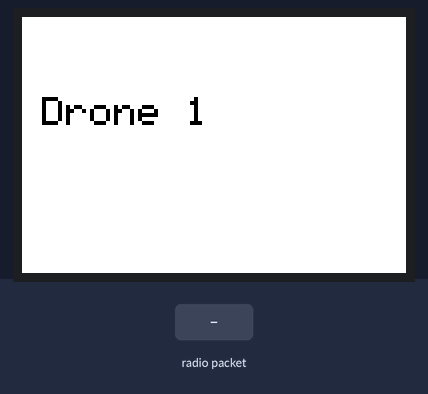
Bench run of a sketch on a simulated ESP32. Parts: 96×64 colour display. The test bench sets the inputs (shaded band). Storage starts empty; random numbers use the default seed unless the sketch sets one; what the sketch prints to the serial monitor is not drawn.

Above: at 0.5 s.
At 2.3 s:
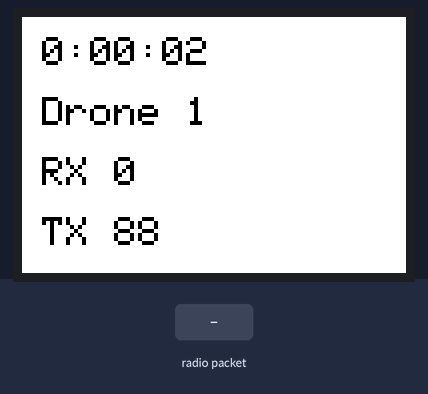
2.4 s: radio packet "1" arrives
At 3.8 s:
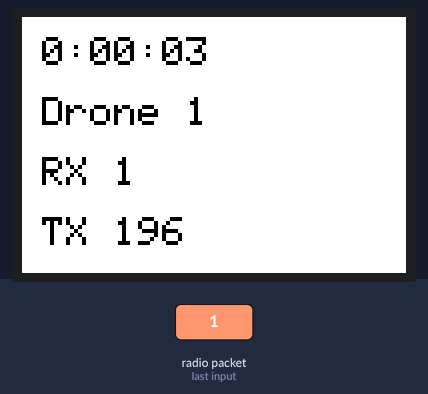
5.4 s: radio packet "0" arrives
At 6.6 s:
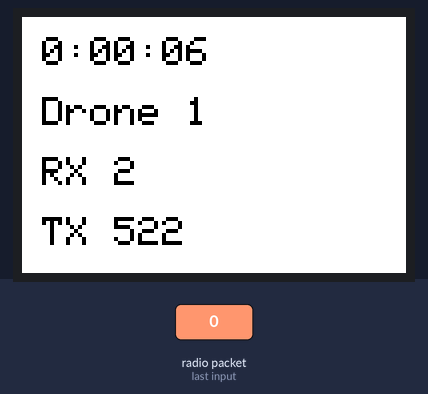
8.4 s: radio packet "2" arrives
Timing chart, 0 to 8.8 s (numbered marks = the images above; inputs shaded):
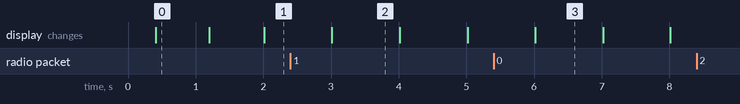

The sketch:

drone-espnow-sd-oled1331-v1.ino
```cpp
// used with ttgo t2 v.16 w/ oled 1331 and SD Card

#include <Arduino.h>
#include <Adafruit_GFX.h>
#include <Adafruit_SSD1331.h>
#include <SPI.h>
#include <mySD.h>
#include <WiFi.h>
#include <esp_now.h>
#include <stdio.h>
#include <inttypes.h>


// The SSD1331 is connected like this (plus VCC plus GND)
const uint8_t   OLED_pin_scl_sck        = 14;
const uint8_t   OLED_pin_sda_mosi       = 13;
const uint8_t   OLED_pin_cs_ss          = 15;
const uint8_t   OLED_pin_res_rst        = 4;
const uint8_t   OLED_pin_dc_rs          = 16;

// SSD1331 color definitions
const uint16_t  OLED_Color_Black        = 0x0000;
const uint16_t  OLED_Color_Blue         = 0x001F;
const uint16_t  OLED_Color_Red          = 0xF800;
const uint16_t  OLED_Color_Green        = 0x07E0;
const uint16_t  OLED_Color_Cyan         = 0x07FF;
const uint16_t  OLED_Color_Magenta      = 0xF81F;
const uint16_t  OLED_Color_Yellow       = 0xFFE0;
const uint16_t  OLED_Color_White        = 0xFFFF;

// The colors we actually want to use
uint16_t        OLED_Text_Color         = OLED_Color_Black;
uint16_t        OLED_Backround_Color    = OLED_Color_White;

// declare the display
Adafruit_SSD1331 oled =
    Adafruit_SSD1331(
        OLED_pin_cs_ss,
        OLED_pin_dc_rs,
        OLED_pin_sda_mosi,
        OLED_pin_scl_sck,
        OLED_pin_res_rst
     );

// assume the display is off until configured in setup()
bool            is_display_visible        = false;

// declare size of working string buffers. Basic strlen("d hh:mm:ss") = 10
const size_t    max_string_size               = 16;

// the string being displayed on the SSD1331 (initially empty)
char old_time_string[max_string_size]           = { 0 };
char old_rx_string[max_string_size]           = { 0 };
char old_tx_string[max_string_size]           = { 0 };

// File mngt
File my_file;
char *testID = "T0";
char log_filename[] = "default.txt";
long rand_number;

// Experiment variables
unsigned long  count_rx_msgs = 0;
unsigned long  count_tx_msgs = 0;
uint32_t sensors_msgs[10] = {0,0,0,0,0,0,0,0,0,0};

// Define data structure
typedef struct uav_sensor_message_t {
  uint8_t  dev_type; // 0 = GS; 1 = UAV; 2 = sensor
  uint8_t  dev_id;
  uint8_t  msg; // 0 = none; 1 = echo request; 2 = echo reply
}uav_sensor_message_t ;

// msg to exchange with UAV
uav_sensor_message_t msg_2_uav;


///////////////////////////////////////////////////////////////////////
//
//  Screen section
//
///////////////////////////////////////////////////////////////////////
// updates every 1 second and call other updates
void display_refresh() {

    unsigned long uptime_seconds = millis() / 1000;
    unsigned long days = uptime_seconds / 86400;
    uptime_seconds = uptime_seconds % 86400;
    unsigned long hours = uptime_seconds / 3600;
    uptime_seconds = uptime_seconds % 3600;
    unsigned long minutes = uptime_seconds / 60;
    uptime_seconds = uptime_seconds % 60;
    char new_time_string[max_string_size] = { 0 };

    // construct the string representation
    sprintf(
        new_time_string,
        //"%lu %02lu:%02lu:%02lu",
        //days, hours, minutes, uptime_seconds
        "%01lu:%02lu:%02lu",
        hours, minutes, uptime_seconds
    );

    // has the time string changed since the last oled update?
    if (strcmp(new_time_string,old_time_string) != 0) {

        // yes! home the cursor
        oled.setCursor(5,5);
        // change the text color to the background color
        oled.setTextColor(OLED_Backround_Color);
        // redraw the old value to erase
        oled.print(old_time_string);
        // home the cursor
        oled.setCursor(5,5);
        // change the text color to foreground color
        oled.setTextColor(OLED_Text_Color);
        // draw the new time value
        oled.print(new_time_string);
        // and remember the new value
        strcpy(old_time_string,new_time_string);

        display_tx_rx_data(); //rx and tx data

    }

}

// display the device ID
void display_dev_name(){
   oled.setCursor(5,20);
   oled.setTextColor(OLED_Text_Color);
   oled.print("Drone 1");
}

// display RX/TX number of messages
void display_tx_rx_data(){
    char new_rx_string[max_string_size] = { 0 };
    char new_tx_string[max_string_size] = { 0 };
    // construct the stringSS representation
    sprintf(
        new_rx_string,
        "RX %01lu",
        count_rx_msgs
    );
    sprintf(
        new_tx_string,
        "TX %01lu",
        count_tx_msgs
    );
    if (strcmp(new_rx_string,old_rx_string) != 0) {
       // yes! home the cursor
        oled.setCursor(5,35);
        oled.setTextColor(OLED_Backround_Color);
        oled.print(old_rx_string);
        oled.setCursor(5,35);
        oled.setTextColor(OLED_Text_Color);
        oled.print(new_rx_string);
        strcpy(old_rx_string,new_rx_string);
    }
    if (strcmp(new_tx_string,old_tx_string) != 0) {
       // yes! home the cursor
        oled.setCursor(5,50);
        oled.setTextColor(OLED_Backround_Color);
        oled.print(old_tx_string);
        oled.setCursor(5,50);
        oled.setTextColor(OLED_Text_Color);
        oled.print(new_tx_string);
        strcpy(old_tx_string,new_tx_string);
    }
}
///////////////////////////////////////////////////////////////////////
///////////////////////////////////////////////////////////////////////


///////////////////////////////////////////////////////////////////////
//
//  SD Card section
//
///////////////////////////////////////////////////////////////////////
void open_sdcard(){
  Serial.println("Initializing SD card...");
  /* initialize SD library with Soft SPI pins, if using Hard SPI replace with this SD.begin()*/
  if (!SD.begin(5, 23, 19, 18)) {  // 5=CS; 23=MOSI; 19=MISO; 18=SCK
    Serial.println("SD Card - init failed!");
    return;
  }
  Serial.println("SD Card - init OK.");
}
int count_sdcard_files(){
  int counter_files = 0;
  my_file = SD.open("/");
  if (my_file) {
    while(true) {
     File entry =  my_file.openNextFile();
     if (!entry) {
       break;
     }
     counter_files++;
     entry.close();
    }
    my_file.close();
  } else {
    Serial.println("error couting files");
  }
  return counter_files;
}
void log_2_sdcard(String logline){
  Serial.printf("I should log: %s in %s\n", logline, log_filename);

  /* open "test.txt" for writing */
  my_file = SD.open(log_filename, FILE_WRITE);
  /* if open succesfully -> my_file != NULL
    then write string "Hello world!" to it
  */
  if (my_file) {
    my_file.println(logline);
    my_file.flush();
    my_file.close();
  } else {
    Serial.println("ERROR logging");
  }
}
///////////////////////////////////////////////////////////////////////


///////////////////////////////////////////////////////////////////////
//
//  ESP-NOW section
//
///////////////////////////////////////////////////////////////////////

void formatMacAddress(const uint8_t *macAddr, char *buffer, int maxLength)
// Formats MAC Address
{
  snprintf(buffer, maxLength, "%02x:%02x:%02x:%02x:%02x:%02x", macAddr[0], macAddr[1], macAddr[2], macAddr[3], macAddr[4], macAddr[5]);
}

void receiveCallback(const uint8_t *macAddr, const uint8_t *data, int dataLen)
// Called when data is received
{
  count_rx_msgs++;

  uav_sensor_message_t* received_msg = (uav_sensor_message_t*) data;

  // Format the MAC address
  char macStr[18];
  formatMacAddress(macAddr, macStr, 18);

  // Send Debug log message to the serial port
  Serial.printf("Received message from: %s\n", macStr);

  uint8_t msg = (received_msg->msg);
  uint8_t sender_type = (received_msg->dev_type);
  uint8_t sender_id = (received_msg->dev_id);

  // IFF comes from a sensor count it...
  if (sender_type == 2){  // 0 = GS; 1 = UAV; 2 = sensor
    if (msg == 2) { // 0 = none; 1 = echo request; 2 = echo reply
      sensors_msgs[sender_id] = sensors_msgs[sender_id] + 1;
      Serial.printf("Received message from: %d\n", sender_id);
    }
  }
}
void sentCallback(const uint8_t *macAddr, esp_now_send_status_t status)
// Called when data is sent
{
  char macStr[18];
  formatMacAddress(macAddr, macStr, 18);
  //Serial.print("Last Packet Sent to: ");
  //Serial.println(macStr);
  Serial.print("Last Packet Send Status: ");
  Serial.println(status == ESP_NOW_SEND_SUCCESS ? "Sent Success" : "Sent Fail");
}
void broadcast(uav_sensor_message_t message)
// Emulates a broadcast
{
  // Broadcast a message to every device in range
  uint8_t broadcastAddress[] = {0xFF, 0xFF, 0xFF, 0xFF, 0xFF, 0xFF};
  esp_now_peer_info_t peerInfo = {};
  memcpy(&peerInfo.peer_addr, broadcastAddress, 6);
  if (!esp_now_is_peer_exist(broadcastAddress))
  {
    esp_now_add_peer(&peerInfo);
  }
  // Send message
  esp_err_t result = esp_now_send(broadcastAddress, (uint8_t *) &message, sizeof(uav_sensor_message_t));
  count_tx_msgs++;

  // Print results to serial monitor
  if (result == ESP_OK)
  {
    Serial.println("Broadcast sent OK");
  }
  else if (result == ESP_ERR_ESPNOW_NOT_INIT)
  {
    Serial.println("ESP-NOW not Init.");
  }
  else if (result == ESP_ERR_ESPNOW_ARG)
  {
    Serial.println("Invalid Argument");
  }
  else if (result == ESP_ERR_ESPNOW_INTERNAL)
  {
    Serial.println("Internal Error");
  }
  else if (result == ESP_ERR_ESPNOW_NO_MEM)
  {
    Serial.println("ESP_ERR_ESPNOW_NO_MEM");
  }
  else if (result == ESP_ERR_ESPNOW_NOT_FOUND)
  {
    Serial.println("Peer not found.");
  }
  else
  {
    Serial.println("Unknown error");
  }
}


///////////////////////////////////////////////////////////////////////
void setup() {

    Serial.begin(115200); while (!Serial); Serial.println();

    // settling time
    delay(250);

    // initialise the SSD1331
    oled.begin();
    oled.setFont();
    oled.fillScreen(OLED_Backround_Color);
    oled.setTextColor(OLED_Text_Color);
    oled.setTextSize(1.8);
    is_display_visible = true;
    display_dev_name();
    delay(250);

    ///////////////////////////////////////////////////////////////////////
    // SD Card Stuff
    open_sdcard();
    int count_files = count_sdcard_files() - 1; // novidade não testada
    Serial.printf("\nFiles found: %s\n", String(count_files));
    count_files++;

    strcpy(log_filename,testID);
    strcat(log_filename,"-");
    char temp[12];
    itoa(count_files, temp, 10);
    strcat(log_filename,temp);
    strcat(log_filename,".txt");

    Serial.printf("\n\nNew logfile name: \\%s\\\n\n",log_filename );
    log_2_sdcard("bootstrap");
    randomSeed(analogRead(0));
    Serial.println("Finish SDCard init");
    delay(250);
    ///////////////////////////////////////////////////////////////////////


    ///////////////////////////////////////////////////////////////////////
    // ESP-NOW Stuff
    // Set ESP32 in STA mode to begin with
    WiFi.mode(WIFI_STA);
    Serial.println("ESP-NOW Broadcast ");
    // Print MAC address
    Serial.print("MAC Address: ");
    Serial.println(WiFi.macAddress());
    // Disconnect from WiFi
    WiFi.disconnect();
     // Initialize ESP-NOW
    if (esp_now_init() == ESP_OK)
    {
      Serial.println("ESP-NOW Init Success");
      esp_now_register_recv_cb(receiveCallback);
      esp_now_register_send_cb(sentCallback);
    }
    else
    {
      Serial.println("ESP-NOW Init Failed");
      delay(3000);
      ESP.restart();
    }
    delay(250);
    ///////////////////////////////////////////////////////////////////////

    // starting msg vars
    msg_2_uav.dev_type = 1;
    msg_2_uav.dev_id = 1;
    msg_2_uav.msg = 0;

}
///////////////////////////////////////////////////////////////////////

void loop() {

    display_refresh();
    //delay(100);

    // only for testing
    //count_rx_msgs++;
    //count_tx_msgs = rand_number;

    // sd card tests
    rand_number = random(10, 20);
    String some_string = String(rand_number);
    //log_2_sdcard(some_string);
    //delay(900);

    //Drone 1 MAC Address: 84:CC:A8:4C:B4:94

    // Send probe msg
    int par = rand_number % 2;
    msg_2_uav.msg = 1;

    broadcast(msg_2_uav);
    Serial.print("array: ");
    for (byte i = 0; i < 10; i = i + 1) {
      Serial.printf("%" PRIu32 " - ", sensors_msgs[i]);
    }
    Serial.println("");

    //delay(rand_number*10);

}
///////////////////////////////////////////////////////////////////////
```

Measured:
- what the display in image 0 shows lasts 0.8 s, from 0.4 s to 1.2 s
- what the display in image 2 shows lasts 1.0 s, from 3.0 s to 4.0 s
